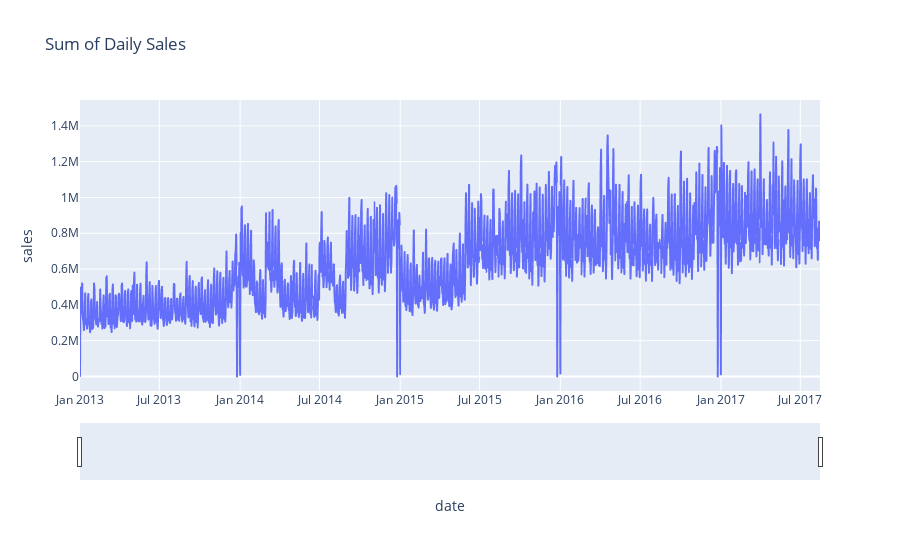

This figure's notebook cell:
### Code cell
fig = px.line(daily_sum_sales, x=daily_sum_sales.index, y='sales', title='Sum of Daily Sales')
fig.update_xaxes(rangeslider_visible=True)

fig.show()

### Figure 1 — Plotly figure (JSON) as saved in the notebook; plotly's stock layout.template omitted (floating-point values rounded to 4 significant figures; data arrays with more than 128 entries replaced by an {"elided": "..."} marker saying what was removed)
{"data": [{"hovertemplate": "date=%{x}<br>sales=%{y}<extra></extra>", "legendgroup": "", "line": {"color": "#636efa", "dash": "solid"}, "marker": {"symbol": "circle"}, "mode": "lines", "name": "", "showlegend": false, "type": "scattergl", "x": {"elided": "1688 str values"}, "xaxis": "x", "y": {"elided": "1688 float values"}, "yaxis": "y"}], "layout": {"legend": {"tracegroupgap": 0}, "title": {"text": "Sum of Daily Sales"}, "xaxis": {"anchor": "y", "domain": [0, 1], "rangeslider": {"visible": true}, "title": {"text": "date"}}, "yaxis": {"anchor": "x", "domain": [0, 1], "title": {"text": "sales"}}}}
